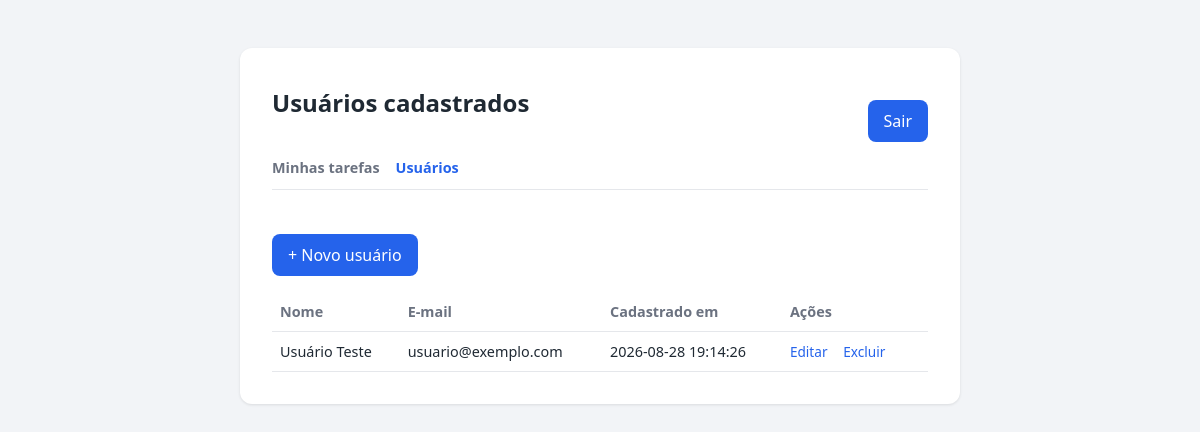
/usuarios.php (signed in), run on the app's committed database.
### tables this page shows
CREATE TABLE IF NOT EXISTS usuarios (
    id          INT AUTO_INCREMENT PRIMARY KEY,
    nome        VARCHAR(100)  NOT NULL,
    email       VARCHAR(150)  NOT NULL UNIQUE,
    senha_hash  VARCHAR(255)  NOT NULL,
    criado_em   TIMESTAMP     DEFAULT CURRENT_TIMESTAMP
);

### usuarios.php (the view, shortened to what this page needs)
<?php
require 'config.php';
$stmt = $pdo->query("SELECT id, nome, email, criado_em FROM usuarios ORDER BY nome");
$usuarios = $stmt->fetchAll();
?>
<!DOCTYPE html>
<html lang="pt-br">
<head>
    <link rel="stylesheet" href="assets/style.css">
</head>
<body>
    <div class="container">
        <div class="topo">
            <h1>Usuários cadastrados</h1>
            <a href="logout.php" class="botao-sair">Sair</a>
        </div>
        <nav class="nav">
            <a href="dashboard.php">Minhas tarefas</a>
            <a href="usuarios.php" class="ativo">Usuários</a>
        </nav>
        <p><a href="register_usuario.php" class="link-botao">+ Novo usuário</a></p>
        <table class="tabela">
            <thead>
                <tr>
                    <th>Nome</th>
                    <th>E-mail</th>
                    <th>Cadastrado em</th>
                    <th>Ações</th>
                </tr>
            </thead>
            <tbody>
                <?php foreach ($usuarios as $u): ?>
                    <tr>
                        <td><?= htmlspecialchars($u['nome']) ?></td>
                        <td><?= htmlspecialchars($u['email']) ?></td>
                        <td><?= htmlspecialchars($u['criado_em']) ?></td>
                        <td class="acoes">
                            <a href="editar_usuario.php?id=<?= $u['id'] ?>">Editar</a>
                            <a href="excluir_usuario.php?id=<?= $u['id'] ?>"
                               onclick="return confirm('Excluir este usuário? Todas as tarefas dele também serão apagadas.')">Excluir</a>
                        </td>
                    </tr>
                <?php endforeach; ?>
            </tbody>
        </table>
    </div>
</body>
</html>

### assets/style.css (style rules this page uses)
* { box-sizing: border-box; }
body { margin: 0; font-family: system-ui, -apple-system, "Segoe UI", Roboto, Arial, sans-serif; background: #f2f4f7; color: #1f2933; }
.container { max-width: 720px; margin: 48px auto; background: #ffffff; padding: 32px; border-radius: 12px; box-shadow: 0 1px 3px rgba(0, 0, 0, 0.1); }
h1 { margin-top: 0; font-size: 1.5rem; }
.form button, .form-tarefa button, .botao-sair, .link-botao { margin-top: 20px; padding: 10px 16px; background: #2563eb; color: #ffffff; border: none; border-radius: 8px; font-size: 1rem; cursor: pointer; text-decoration: none; display: inline-block; }
.topo { display: flex; justify-content: space-between; align-items: center; }
.nav { display: flex; gap: 16px; margin: 16px 0 24px; border-bottom: 1px solid #e5e7eb; padding-bottom: 12px; }
.nav a { color: #6b7280; text-decoration: none; font-size: 0.9rem; font-weight: 600; }
.nav a.ativo { color: #2563eb; }
.tabela { width: 100%; border-collapse: collapse; margin-top: 8px; }
.tabela th, .tabela td { text-align: left; padding: 10px 8px; border-bottom: 1px solid #e5e7eb; font-size: 0.9rem; }
.tabela th { color: #6b7280; font-weight: 600; }
.tabela .acoes a { margin-right: 12px; color: #2563eb; text-decoration: none; font-size: 0.85rem; }

### data on the page
usuarios: nome "Usuário Teste", email "usuario@exemplo.com", criado_em "2026-08-28 19:14:26"
